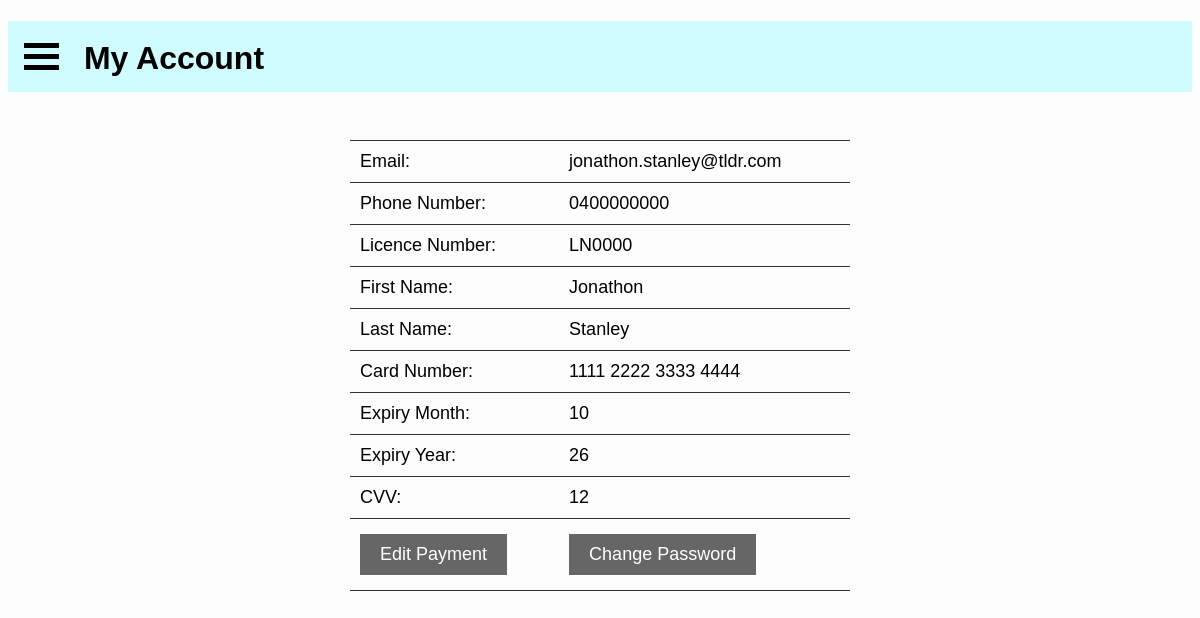
Page /learners/my-account.php (signed in) on the committed database.
### tables this page shows
CREATE TABLE Users (
    id int NOT NULL AUTO_INCREMENT PRIMARY KEY,
    email varchar(100) UNIQUE,
    password varchar(100),
    phoneNumber varchar(10),
    firstName varchar(100),
    lastName varchar(100),
    dob date,
    learner boolean DEFAULT 0,
    instructor boolean DEFAULT 0,
    supervisor boolean DEFAULT 0,
    government boolean DEFAULT 0,
    licenceNo varchar(6),
    hasTempPassword boolean DEFAULT 0
) AUTO_INCREMENT = 1;

CREATE TABLE PaymentDetails (
    userID int NOT NULL PRIMARY KEY,
    cardNumber varchar(16),
    cardExpiryMonth int,
    cardExpiryYear int,
    cardCVV int,
    accountNumber int DEFAULT NULL,
    bsb int DEFAULT NULL
);

### learners/my-account.php (the view, shortened to what this page needs)
<?php
require_once "../inc/db-session-include.php";
?>
<!DOCTYPE html>
<html lang="en">
<head>
    <link rel="stylesheet" href="../style/my-account.css" />
    <link rel="stylesheet" href="../style/menu-style.css" />
</head>
<body>
    <?php require_once "learner-menu.php"; ?>
    <br>
    <?php
    $id = $_SESSION["userID"];
    $sql = "SELECT *
    FROM users
    LEFT JOIN PaymentDetails ON users.id = PaymentDetails.userID
    WHERE users.id = $id;";
    if ($result = mysqli_query($conn, $sql)) {
        if (mysqli_num_rows($result) > 0) {
            $user = mysqli_fetch_assoc($result);
            $cardNumber = $user['cardNumber'] !== null ? $user['cardNumber'] : '';
            $cardExpiryMonth = $user['cardExpiryMonth'] !== null ? $user['cardExpiryMonth'] : '';
            $cardExpiryYear = $user['cardExpiryYear'] !== null ? $user['cardExpiryYear'] : '';
            $cardCVV = $user['cardCVV'] !== null ? $user['cardCVV'] : '';
            echo '<div class="account-info">
                    <table>
                        <tr>
                            <th></th>
                            <th></th>
                        </tr>
                        <tr>
                            <td>Email: </td>
                            <td>' . $user['email'] . '</td>
                        </tr>
                        <tr>
                            <td>Phone Number: </td>
                            <td>' . $user['phoneNumber'] . '</td>
                        </tr>
                        <tr>
                            <td>Licence Number: </td>
                            <td>' . $user['licenceNo'] . '</td>
                        </tr>
                        <tr>
                            <td>First Name: </td>
                            <td>' . $user['firstName'] . '</td>
                        </tr>
                        <tr>
                            <td>Last Name: </td>
                            <td>' . $user['lastName'] . '</td>
                        </tr>
                        <tr>
                            <td>Card Number: </td>
                            <td>' . chunk_split($cardNumber, 4, " ") . '</td>
                        </tr>
                        <tr>
                            <td>Expiry Month: </td>
                            <td>' . $cardExpiryMonth . '</td>
                        </tr>
                        <tr>
                            <td>Expiry Year: </td>
                            <td>' . $cardExpiryYear . '</td>
                        </tr>
                        <tr>
                            <td>CVV: </td>
                            <td>' . $cardCVV . '</td>
                        </tr>
                        <td>
                        <button id="edit-payment-button" class="add-lesson-button">Edit Payment</button>
                    </td>
                <td>
                    <a href="change-password.php">
                        <button id ="change-password" class ="add-lesson-button"> Change Password</button>
                    </a>
                </td>
                        </tr>
                    </table>
                </div>';
        }
    } else {
        echo 'Error fetching user data: ' . mysqli_error($conn);
    }
    ?>
</body>
</html>

### style/my-account.css (style rules this page uses)
.account-info table { width: 100%; max-width: 500px; margin: 0 auto; font-size: 18px; border-collapse: collapse; }
.account-info th, .account-info td { padding: 10px; text-align: left; border-bottom: 1px solid #333; }
.add-lesson-button { background-color: #666; color: #fff; font-size: 18px; padding: 10px 20px; border: none; cursor: pointer; margin: 5px 0; }

### style/menu-style.css (style rules this page uses)
html { background-color: #fdfdfd; }
body { font-family: Helvetica, Arial, sans-serif; }

### rows in the picture
users: email "jonathon.stanley@tldr.com", phoneNumber "0400000000", licenceNo "LN0000", firstName "Jonathon", lastName "Stanley", paymentdetails.cardNumber "1111 2222 3333 4444", paymentdetails.cardExpiryMonth "10", paymentdetails.cardExpiryYear "26", paymentdetails.cardCVV "12"
